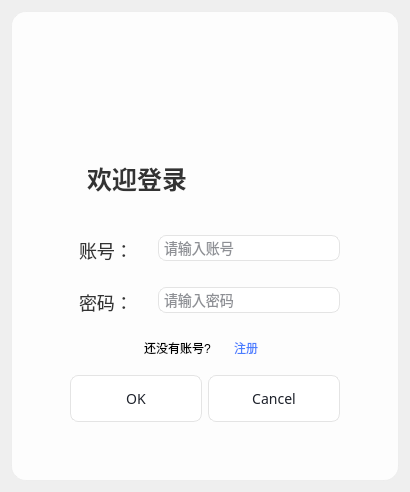
      <widget class="QWidget" name="login">
       <layout class="QGridLayout" name="gridLayout_8">
        <item row="0" column="0">
         <widget class="QFrame" name="frame_2">
          <property name="sizePolicy">
           <sizepolicy hsizetype="Expanding" vsizetype="Expanding">
            <horstretch>0</horstretch>
            <verstretch>0</verstretch>
           </sizepolicy>
          </property>
          <property name="styleSheet">
           <string notr="true">/* 主框架样式 */
QFrame#frame_2 {
    background-color: rgba(255, 255, 255, 0.85);  /* 85%透明度的白色背景 */
    border: 1px solid rgba(230, 230, 230, 0.5);   /* 半透明的边框 */
    border-radius: 15px;
    /* 添加玻璃模糊效果的阴影 */
}

</string>
          </property>
          <property name="frameShape">
           <enum>QFrame::Shape::StyledPanel</enum>
          </property>
          <property name="frameShadow">
           <enum>QFrame::Shadow::Raised</enum>
          </property>
          <layout class="QHBoxLayout" name="horizontalLayout_6">
           <item>
            <spacer name="horizontalSpacer_7">
             <property name="orientation">
              <enum>Qt::Orientation::Horizontal</enum>
             </property>
             <property name="sizeHint" stdset="0">
              <size>
               <width>40</width>
               <height>20</height>
              </size>
             </property>
            </spacer>
           </item>
           <item>
            <widget class="QFrame" name="frame_5">
             <property name="styleSheet">
              <string notr="true">/* 内部框架样式 */
QFrame#frame_5 {
    background-color: transparent;
}
/* 账号密码标签样式 */
QLabel#label, QLabel#label_2 {
    color: #333333;
    font-size: 18px;
    font-family: &quot;Microsoft YaHei&quot;;
    padding: 5px;
}
QLineEdit {
    color: #333333;
    background-color: #f5f7fa;
    border: 2px solid #f5f7fa;
    border-radius: 8px;
    padding: 8px 12px;
    font-size: 14px;
    font-family: &quot;Microsoft YaHei&quot;;
    min-height: 20px;
}

QLineEdit:hover {
    background-color: #eef0f6;
    border: 2px solid #eef0f6;
}

QLineEdit:focus {
    background-color: #ffffff;
    border: 2px solid #4a7eff;
    outline: none;
}
/* 账号输入框特定样式 */
QLineEdit#usernameEdit {
    margin-bottom: 5px;
}

/* 密码输入框特定样式 */
QLineEdit#passwordEdit {
    margin-bottom: 5px;
}
/* 输入框占位符文本样式 */
QLineEdit::placeholder {
    color: #999999;
    font-size: 13px;
}</string>
             </property>
             <property name="frameShape">
              <enum>QFrame::Shape::NoFrame</enum>
             </property>
             <property name="frameShadow">
              <enum>QFrame::Shadow::Raised</enum>
             </property>
             <layout class="QVBoxLayout" name="verticalLayout_2">
              <property name="spacing">
               <number>15</number>
              </property>
              <item>
               <spacer name="verticalSpacer">
                <property name="orientation">
                 <enum>Qt::Orientation::Vertical</enum>
                </property>
                <property name="sizeHint" stdset="0">
                 <size>
                  <width>20</width>
                  <height>120</height>
                 </size>
                </property>
               </spacer>
              </item>
              <item>
               <widget class="QLabel" name="label_3">
                <property name="styleSheet">
                 <string notr="true">/* 欢迎登录标题样式 */
QLabel#label_3 {
    color: #333333;
    font-size: 25px;
    font-weight: bold;
    font-family: &quot;Microsoft YaHei&quot;;
    padding: 10px;
}</string>
                </property>
                <property name="text">
                 <string>欢迎登录</string>
                </property>
               </widget>
              </item>
              <item>
               <spacer name="verticalSpacer_13">
                <property name="orientation">
                 <enum>Qt::Orientation::Vertical</enum>
                </property>
                <property name="sizeType">
                 <enum>QSizePolicy::Policy::Preferred</enum>
                </property>
                <property name="sizeHint" stdset="0">
                 <size>
                  <width>20</width>
                  <height>10</height>
                 </size>
                </property>
               </spacer>
              </item>
              <item>
               <layout class="QHBoxLayout" name="horizontalLayout_4">
                <item>
                 <widget class="QLabel" name="label">
                  <property name="styleSheet">
                   <string notr="true">font-size:18px;</string>
                  </property>
                  <property name="text">
                   <string>账号：</string>
                  </property>
                 </widget>
                </item>
                <item>
                 <widget class="QLineEdit" name="usernameEdit">
                  <property name="styleSheet">
                   <string notr="true">QLineEdit {
    color: #1e222b;
    padding: 1px 3px;  /* 去掉右边的15px padding，因为LineEdit不需要下拉按钮的空间 */
    border: 1px solid rgba(228,228,228,1);
    border-radius: 8px;
    font-family: Microsoft YaHei;
    font-size: 14px;
    background: rgba(255,255,255,1);
}

QLineEdit:focus {
    border: 1px solid rgba(228,228,228,1);  /* 保持聚焦时边框样式一致 */
    outline: none;
}

/* 垂直滚动条样式，如果LineEdit是多行的话 */
QLineEdit QScrollBar:vertical {
    width: 6px;
    background: rgb(255,255,255);
    border: none;
}

QLineEdit QScrollBar::handle:vertical {
    border-radius: 3px;
    background-color: rgba(30, 34, 43, 0.2);
}

QLineEdit QScrollBar::handle:vertical:hover {
    background-color: rgba(30, 34, 43, 0.2);
}

QLineEdit QScrollBar::add-line:vertical {
    border: none;
}

QLineEdit QScrollBar::sub-line:vertical {
    border: none;
}</string>
                  </property>
                  <property name="frame">
                   <bool>true</bool>
                  </property>
                  <property name="placeholderText">
                   <string>请输入账号</string>
                  </property>
                 </widget>
                </item>
               </layout>
              </item>
              <item>
               <layout class="QHBoxLayout" name="horizontalLayout_5">
                <item>
                 <widget class="QLabel" name="label_2">
                  <property name="styleSheet">
                   <string notr="true">font-size:18px;</string>
                  </property>
                  <property name="text">
                   <string>密码：</string>
                  </property>
                 </widget>
                </item>
                <item>
                 <widget class="QLineEdit" name="passwordEdit">
                  <property name="styleSheet">
                   <string notr="true">QLineEdit {
    color: #1e222b;
    padding: 1px 3px;  /* 去掉右边的15px padding，因为LineEdit不需要下拉按钮的空间 */
    border: 1px solid rgba(228,228,228,1);
    border-radius: 8px;
    font-family: Microsoft YaHei;
    font-size: 14px;
    background: rgba(255,255,255,1);
}

QLineEdit:focus {
    border: 1px solid rgba(228,228,228,1);  /* 保持聚焦时边框样式一致 */
    outline: none;
}

/* 垂直滚动条样式，如果LineEdit是多行的话 */
QLineEdit QScrollBar:vertical {
    width: 6px;
    background: rgb(255,255,255);
    border: none;
}

QLineEdit QScrollBar::handle:vertical {
    border-radius: 3px;
    background-color: rgba(30, 34, 43, 0.2);
}

QLineEdit QScrollBar::handle:vertical:hover {
    background-color: rgba(30, 34, 43, 0.2);
}

QLineEdit QScrollBar::add-line:vertical {
    border: none;
}

QLineEdit QScrollBar::sub-line:vertical {
    border: none;
}</string>
                  </property>
                  <property name="echoMode">
                   <enum>QLineEdit::EchoMode::Password</enum>
                  </property>
                  <property name="placeholderText">
                   <string>请输入密码</string>
                  </property>
                 </widget>
                </item>
               </layout>
              </item>
              <item>
               <layout class="QHBoxLayout" name="horizontalLayout_13">
                <item>
                 <spacer name="horizontalSpacer_18">
                  <property name="orientation">
                   <enum>Qt::Orientation::Horizontal</enum>
                  </property>
                  <property name="sizeHint" stdset="0">
                   <size>
                    <width>40</width>
                    <height>20</height>
                   </size>
                  </property>
                 </spacer>
                </item>
                <item>
                 <widget class="QLabel" name="label_7">
                  <property name="cursor">
                   <cursorShape>ArrowCursor</cursorShape>
                  </property>
                  <property name="styleSheet">
                   <string notr="true">font-size:12px;color:0x888888;</string>
                  </property>
                  <property name="text">
                   <string>还没有账号?</string>
                  </property>
                 </widget>
                </item>
                <item>
                 <widget class="QPushButton" name="registerBtn">
                  <property name="sizePolicy">
                   <sizepolicy hsizetype="Fixed" vsizetype="Fixed">
                    <horstretch>0</horstretch>
                    <verstretch>0</verstretch>
                   </sizepolicy>
                  </property>
                  <property name="palette">
                   <palette>
                    <active>
                     <colorrole role="WindowText">
                      <brush brushstyle="SolidPattern">
                       <color alpha="255">
                        <red>74</red>
                        <green>126</green>
                        <blue>255</blue>
                       </color>
                      </brush>
                     </colorrole>
                     <colorrole role="Button">
                      <brush brushstyle="SolidPattern">
                       <color alpha="0">
                        <red>0</red>
                        <green>0</green>
                        <blue>0</blue>
                       </color>
                      </brush>
                     </colorrole>
                     <colorrole role="Text">
                      <brush brushstyle="SolidPattern">
                       <color alpha="255">
                        <red>74</red>
                        <green>126</green>
                        <blue>255</blue>
                       </color>
                      </brush>
                     </colorrole>
                     <colorrole role="ButtonText">
                      <brush brushstyle="SolidPattern">
                       <color alpha="255">
                        <red>77</red>
                        <green>105</green>
                        <blue>245</blue>
                       </color>
                      </brush>
                     </colorrole>
                     <colorrole role="Base">
                      <brush brushstyle="SolidPattern">
                       <color alpha="0">
                        <red>0</red>
                        <green>0</green>
                        <blue>0</blue>
                       </color>
                      </brush>
                     </colorrole>
                     <colorrole role="Window">
                      <brush brushstyle="SolidPattern">
                       <color alpha="0">
                        <red>0</red>
                        <green>0</green>
                        <blue>0</blue>
                       </color>
                      </brush>
                     </colorrole>
                     <colorrole role="PlaceholderText">
                      <brush brushstyle="SolidPattern">
                       <color alpha="128">
                        <red>74</red>
                        <green>126</green>
                        <blue>255</blue>
                       </color>
                      </brush>
                     </colorrole>
                    </active>
                    <inactive>
                     <colorrole role="WindowText">
                      <brush brushstyle="SolidPattern">
                       <color alpha="255">
                        <red>74</red>
                        <green>126</green>
                        <blue>255</blue>
                       </color>
                      </brush>
                     </colorrole>
                     <colorrole role="Button">
                      <brush brushstyle="SolidPattern">
                       <color alpha="0">
                        <red>0</red>
                        <green>0</green>
                        <blue>0</blue>
                       </color>
                      </brush>
                     </colorrole>
                     <colorrole role="Text">
                      <brush brushstyle="SolidPattern">
                       <color alpha="255">
                        <red>74</red>
                        <green>126</green>
                        <blue>255</blue>
                       </color>
                      </brush>
                     </colorrole>
                     <colorrole role="ButtonText">
                      <brush brushstyle="SolidPattern">
                       <color alpha="255">
                        <red>77</red>
                        <green>105</green>
                        <blue>245</blue>
                       </color>
                      </brush>
                     </colorrole>
                     <colorrole role="Base">
                      <brush brushstyle="SolidPattern">
                       <color alpha="0">
                        <red>0</red>
                        <green>0</green>
                        <blue>0</blue>
                       </color>
                      </brush>
                     </colorrole>
                     <colorrole role="Window">
                      <brush brushstyle="SolidPattern">
                       <color alpha="0">
                        <red>0</red>
                        <green>0</green>
                        <blue>0</blue>
                       </color>
                      </brush>
                     </colorrole>
                     <colorrole role="PlaceholderText">
                      <brush brushstyle="SolidPattern">
                       <color alpha="128">
                        <red>74</red>
                        <green>126</green>
                        <blue>255</blue>
                       </color>
                      </brush>
                     </colorrole>
                    </inactive>
                    <disabled>
                     <colorrole role="WindowText">
                      <brush brushstyle="SolidPattern">
                       <color alpha="255">
                        <red>74</red>
                        <green>126</green>
                        <blue>255</blue>
                       </color>
                      </brush>
                     </colorrole>
                     <colorrole role="Button">
                      <brush brushstyle="SolidPattern">
                       <color alpha="0">
                        <red>0</red>
                        <green>0</green>
                        <blue>0</blue>
                       </color>
                      </brush>
                     </colorrole>
                     <colorrole role="Text">
                      <brush brushstyle="SolidPattern">
                       <color alpha="255">
                        <red>74</red>
                        <green>126</green>
                        <blue>255</blue>
                       </color>
                      </brush>
                     </colorrole>
                     <colorrole role="ButtonText">
                      <brush brushstyle="SolidPattern">
                       <color alpha="255">
                        <red>74</red>
                        <green>126</green>
                        <blue>255</blue>
                       </color>
                      </brush>
                     </colorrole>
                     <colorrole role="Base">
                      <brush brushstyle="SolidPattern">
                       <color alpha="0">
                        <red>0</red>
                        <green>0</green>
                        <blue>0</blue>
                       </color>
                      </brush>
                     </colorrole>
                     <colorrole role="Window">
                      <brush brushstyle="SolidPattern">
                       <color alpha="0">
                        <red>0</red>
                        <green>0</green>
                        <blue>0</blue>
                       </color>
                      </brush>
                     </colorrole>
                     <colorrole role="PlaceholderText">
                      <brush brushstyle="SolidPattern">
                       <color alpha="128">
                        <red>74</red>
                        <green>126</green>
                        <blue>255</blue>
                       </color>
                      </brush>
                     </colorrole>
                    </disabled>
                   </palette>
                  </property>
                  <property name="styleSheet">
                   <string notr="true">
/* 注册提示文本样式 */
QLabel#label_7 {
    color: #888888;
    font-size: 12px;
}

/* 注册按钮样式 */
QPushButton#registerBtn {
    color: #4a7eff;
    background-color: transparent;
    border: none;
    font-size: 12px;
    padding: 3px 8px;
    font-family: &quot;Microsoft YaHei&quot;;
}

QPushButton#registerBtn:hover {
    color: #2b5ada;
    text-decoration: underline;
}

QPushButton#registerBtn:pressed {
    color: #1e3c99;
}</string>
                  </property>
                  <property name="text">
                   <string>注册</string>
                  </property>
                 </widget>
                </item>
                <item>
                 <spacer name="horizontalSpacer_17">
                  <property name="orientation">
                   <enum>Qt::Orientation::Horizontal</enum>
                  </property>
                  <property name="sizeHint" stdset="0">
                   <size>
                    <width>40</width>
                    <height>20</height>
                   </size>
                  </property>
                 </spacer>
                </item>
               </layout>
              </item>
              <item>
               <widget class="QDialogButtonBox" name="buttonBox_2">
                <property name="styleSheet">
                 <string notr="true">QPushButton {
    color: #1e222b;
    background-color: #ffffff;
    border: 1px solid rgba(228,228,228,1);
    border-radius: 8px;
    font-family: Microsoft YaHei;
    font-size: 14px;
    padding: 1px 15px;
    min-height: 24px;  /* 确保按钮高度与ComboBox一致 */
}

QPushButton:hover {
    background-color: rgba(30, 34, 43, 0.05);  /* 悬浮时背景轻微变暗 */
    border: 1px solid rgba(30, 34, 43, 0.2);   /* 悬浮时边框加深 */
}

QPushButton:pressed {
    background-color: rgba(30, 34, 43, 0.1);   /* 按下时背景更暗 */
    border: 1px solid rgba(30, 34, 43, 0.3);   /* 按下时边框更深 */
    padding: 2px 15px 0px 15px;                /* 轻微的按下效果 */
}

QPushButton:disabled {
    color: rgba(30, 34, 43, 0.3);              /* 禁用时文字变淡 */
    background-color: rgba(228,228,228,0.3);   /* 禁用时背景变灰 */
    border: 1px solid rgba(228,228,228,0.5);   /* 禁用时边框变淡 */
}

/* 如果按钮包含图标 */
QPushButton:icon {
    padding: 1px 15px 1px 10px;  /* 左侧padding适当调整以适应图标 */
}
/* 确认和取消按钮样式 */
QDialogButtonBox {
    spacing: 10px;
}

QDialogButtonBox QPushButton {
    min-width: 90px;
    min-height: 35px;
    border-radius: 8px;
    font-family: &quot;Microsoft YaHei&quot;;
    font-size: 14px;
    padding: 5px 20px;
}
/* OK按钮样式 */
QDialogButtonBox QPushButton[text=&quot;OK&quot;] {
    color: white;
    background-color: #4a7eff;
    border: none;
}

QDialogButtonBox QPushButton[text=&quot;OK&quot;]:hover {
    background-color: #2b5ada;
}

QDialogButtonBox QPushButton[text=&quot;OK&quot;]:pressed {
    background-color: #1e3c99;
}

/* Cancel按钮样式 */
QDialogButtonBox QPushButton[text=&quot;Cancel&quot;] {
    color: #666666;
    background-color: #f5f7fa;
    border: 1px solid #e6e6e6;
}

QDialogButtonBox QPushButton[text=&quot;Cancel&quot;]:hover {
    background-color: #eef0f6;
    color: #333333;
}

QDialogButtonBox QPushButton[text=&quot;Cancel&quot;]:pressed {
    background-color: #e6e8f0;
    color: #333333;
}
</string>
                </property>
                <property name="standardButtons">
                 <set>QDialogButtonBox::StandardButton::Cancel|QDialogButtonBox::StandardButton::Ok</set>
                </property>
                <property name="centerButtons">
                 <bool>true</bool>
                </property>
               </widget>
              </item>
              <item>
               <spacer name="verticalSpacer_10">
                <property name="orientation">
                 <enum>Qt::Orientation::Vertical</enum>
                </property>
                <property name="sizeHint" stdset="0">
                 <size>
                  <width>20</width>
                  <height>40</height>
                 </size>
                </property>
               </spacer>
              </item>
             </layout>
            </widget>
           </item>
           <item>
            <spacer name="horizontalSpacer_8">
             <property name="orientation">
              <enum>Qt::Orientation::Horizontal</enum>
             </property>
             <property name="sizeHint" stdset="0">
              <size>
               <width>40</width>
               <height>20</height>
              </size>
             </property>
            </spacer>
           </item>
          </layout>
         </widget>
        </item>
       </layout>
      </widget>
